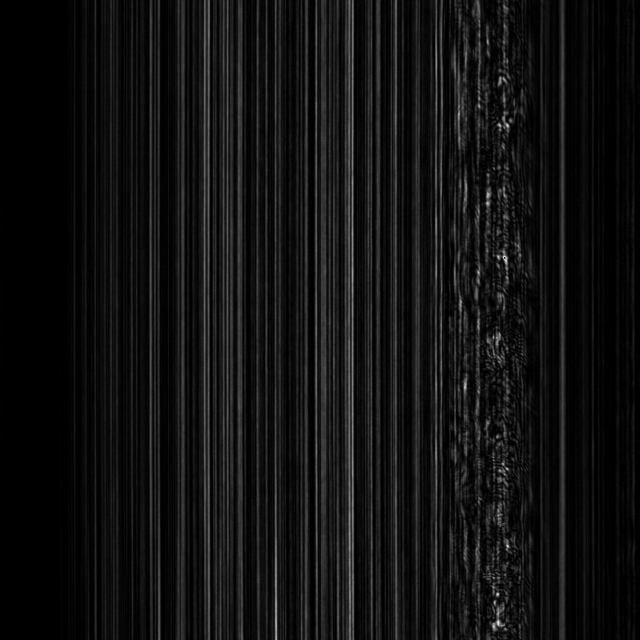
#> input picture litebc_wbc/LineCam_213_8b.tif, 1280 x 1280 px (shown at 1/2 size)
$ jupyter execute --allow-errors line_cam.ipynb   (shell and % lines are left out)
#> lines starting #> are read from the running program, lines starting #| are printed output that depends on the picture; after the words box and inside, x2 and y2 are one past the last pixel; in counts of white or black regions, pixels touching at a corner belong together
### Notes on possibility to combine detection of lines outside the capillary and particles inside the capillary to find capillari(es) boundaries on Line Cam image:

[cell 1]
import cv2
import numpy as np
import os, json, cv2, random
from google.colab.patches import cv2_imshow
img = cv2.imread('LineCam_213_8b.tif')
#> img is the input picture: shape (1280, 1280, 3); min 0, max 252, mean 17.1
img = cv2.rotate(img, cv2.ROTATE_90_CLOCKWISE)
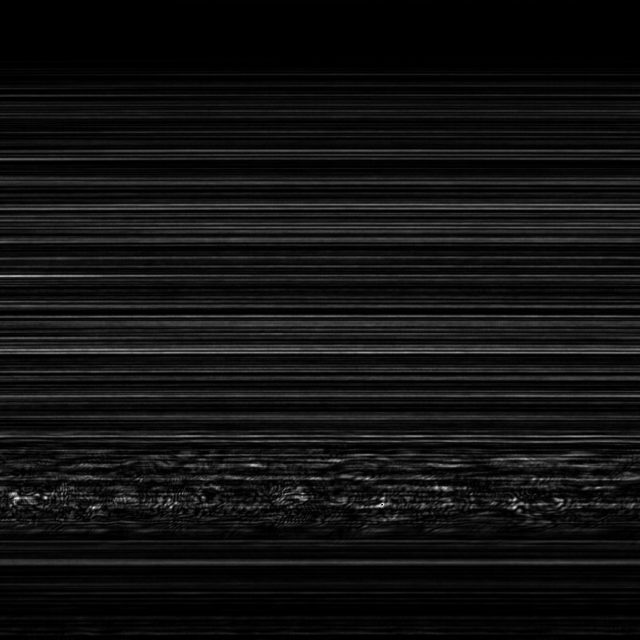
#> img: shape (1280, 1280, 3) (shown at 1/2 size); min 0, max 252, mean 17.1
edges = cv2.Canny(img,50,150,apertureSize = 3)
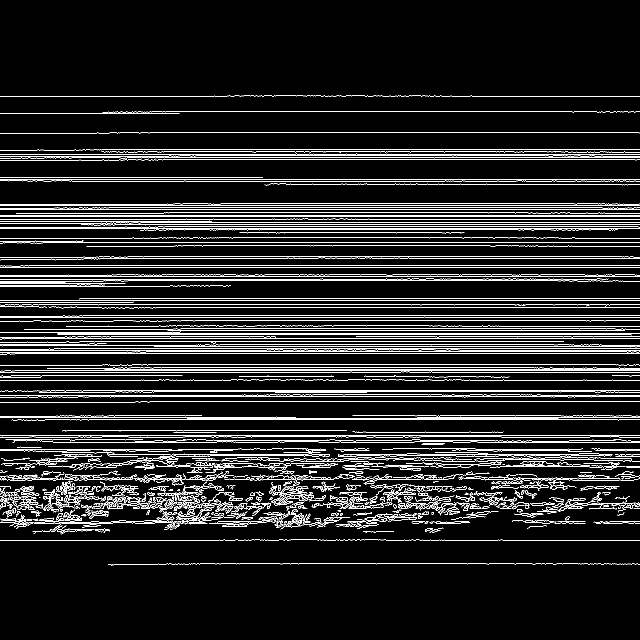
#> edges: shape (1280, 1280) (shown at 1/2 size); 8.4% white in thin lines or dots, all inside (x1, y1, x2, y2) = (0, 191, 1280, 1131)
# [6 lines of commented-out code are left out]
lines = cv2.HoughLinesP(edges,rho = 1,theta = 1*np.pi/180,threshold = 5,minLineLength = 500,maxLineGap = 10)
#> lines = 63 rows, first 6: [307, 438, 900, 438], [347, 657, 1230, 657], [209, 738, 1205, 738], [309, 459, 1235, 459], [149, 299, 822, 299], [298, 453, 1276, 453]

ys = []
for line in lines:
    x1,y1,x2,y2 = line[0]
    ys.append(y1)
    cv2.line(img,(x1,y1),(x2,y2),(0,255,0),2)
#> this loop made 63 passes
#> (x1, y1, x2, y2) on passes 1 to 12: (307, 438, 900, 438), (347, 657, 1230, 657), (209, 738, 1205, 738), (309, 459, 1235, 459), (149, 299, 822, 299), (298, 453, 1276, 453), (333, 1127, 1275, 1127), (337, 706, 1121, 706), (228, 666, 1257, 666), (306, 516, 1235, 516), (194, 744, 1279, 744), (156, 793, 1279, 793)
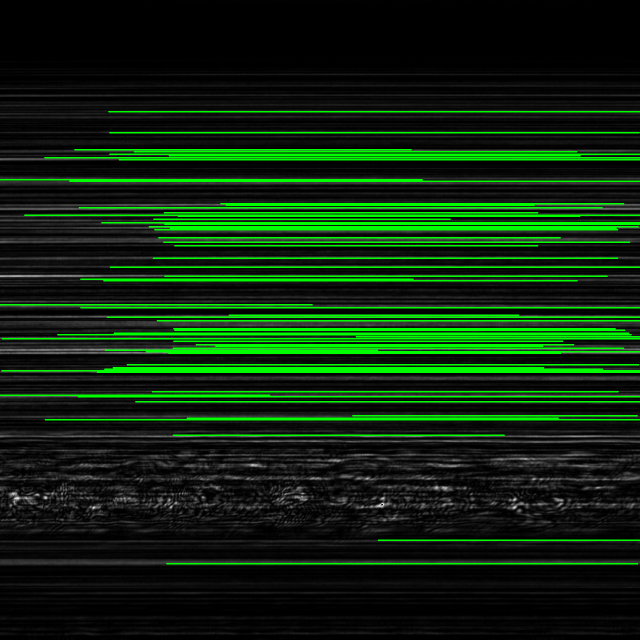
#> img: shape (1280, 1280, 3) (shown at 1/2 size); 10.3% of pixels changed, all inside (x1, y1, x2, y2) = (0, 222, 1280, 1129)
#> after the loop, ys = 63 values, max 1127 at index 6, min 223 at index 41, mean 585.6

ys.sort()
diff = [y2 - y1 for y1, y2 in list(zip(ys[:-1], ys[1:]))]
#> diff = 62 values, max 210 at index 60, min 2 at index 14, mean 14.58
index_max = diff.index(np.max(diff))
#> index_max = 60
cv2.rectangle(img, (0, ys[index_max]), (img.shape[1], ys[index_max + 1]), color=(255, 0, 0), thickness=4)
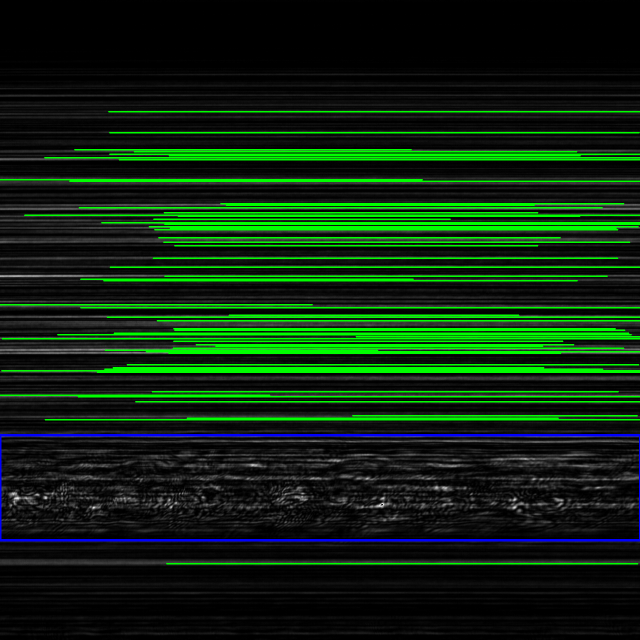
#> img: shape (1280, 1280, 3) (shown at 1/2 size); 0.84% of pixels changed, all inside (x1, y1, x2, y2) = (0, 868, 1280, 1083)
cv2_imshow(img)
